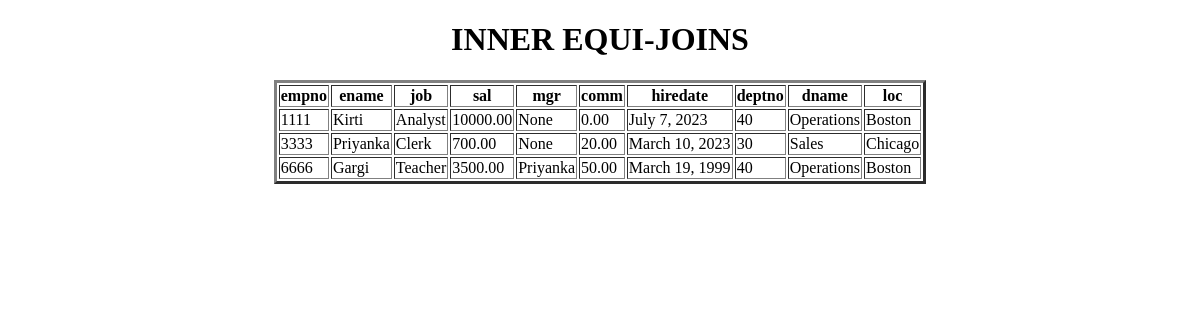
Before: /innerEquijoins/ with the older database file.
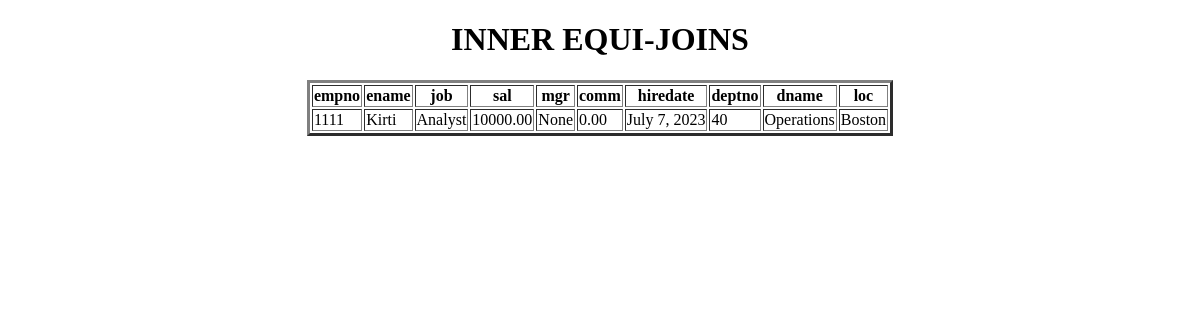
After: the same page with the newer database file.
### app/models.py (models this page shows)
class Emp(models.Model):
    empno=models.IntegerField(primary_key=True)
    ename=models.CharField(max_length=100)
    sal=models.DecimalField(max_digits=10,decimal_places=2)
    mgr=models.ForeignKey('self',on_delete=models.SET_NULL,null=True,blank=True)
    hiredate=models.DateField()
    comm=models.DecimalField(max_digits=10,decimal_places=2,null=True,blank=True)
    deptno=models.ForeignKey(Dept,on_delete=models.CASCADE)
    job=models.CharField(max_length=100)
    def __str__(self):
        return self.ename

class Dept(models.Model):
    deptno=models.IntegerField(primary_key=True)
    dname=models.CharField(max_length=100,unique=True)
    loc=models.CharField(max_length=100)
    def __str__(self):
        return str(self.deptno)

### app/views.py (the view)
# urls.py: path('innerEquijoins/',innerEquijoins,name='innerEquijoins'),
def innerEquijoins(request):
    JDED=Emp.objects.select_related('deptno').all()
    JDED=Emp.objects.select_related('deptno').filter(ename='Kirti')
    JDED=Emp.objects.select_related('deptno').filter(deptno__loc='Dallas')
    JDED=Emp.objects.select_related('deptno').filter(deptno__loc='Chicago',deptno__dname='Sales')
    JDED=Emp.objects.select_related('deptno').filter(Q(deptno='10') | Q(deptno='20'))
    JDED=Emp.objects.select_related('deptno').filter(Q(deptno__dname='Research') | Q(deptno__loc='New York'))
    JDED=Emp.objects.select_related('deptno').filter(Q(ename='Kirti') | Q(deptno__loc='Chicago'))
    JDED=Emp.objects.select_related('deptno').filter(Q(empno='1111') | Q(sal='1000'))
    JDED=Emp.objects.select_related('deptno').filter(sal__gt='700')
    JDED=Emp.objects.select_related('deptno').filter(job__startswith='s')
    JDED=Emp.objects.select_related('deptno').filter(Q(job__startswith='o') | Q(sal__lte='600'))
    JDED=Emp.objects.select_related('deptno').filter(hiredate='2023-07-07')
    JDED=Emp.objects.select_related('deptno').filter(comm='30')
    JDED=Emp.objects.select_related('deptno').filter(deptno__dname='Operations')
    JDED=Emp.objects.select_related('deptno').filter(Q(sal__lte='400') | Q(comm='0'))
    JDED=Emp.objects.select_related('deptno').filter(mgr=None)# no string
    JDED=Emp.objects.select_related('deptno').filter(Q(deptno__dname='Accounting') | Q(sal__gt='600'))
    JDED=Emp.objects.select_related('deptno').filter(Q(hiredate__gt='2024-12-12') | Q(comm__gte='10'))
    JDED=Emp.objects.select_related('deptno').filter(Q(job__startswith='o') | Q(sal__lte='600') |Q(deptno__dname='Accounting'))
    JDED=Emp.objects.select_related('deptno').filter(Q(deptno__dname='Research') | Q(deptno__loc='New York'), ename='Kirti' )
    JDED=Emp.objects.select_related('deptno').filter(Q(deptno='10') | Q(deptno__loc='Dallas'))
    JDED=Emp.objects.select_related('deptno').filter(ename__contains='r')# import Length for contains
    d={'JDED':JDED}
    return render(request,'innerEquijoins.html', d)

### templates/innerEquijoins.html (shortened to what this page needs)
<!DOCTYPE html>
<html lang="en">
<head>
</head>
<body>
    <center>
        <h1> INNER EQUI-JOINS</h1>
        <table border="3px">
           <tr>
            <th>empno</th>
            <th>ename</th>
            <th>job</th>
            <th>sal</th>
            <th>mgr</th>
            <th>comm</th>
            <th>hiredate</th>
            <th>deptno</th>
            <th>dname</th>
            <th>loc</th>
           </tr>
        {% for EDO in JDED %}
            <tr>
                <td>{{ EDO.empno }}</td>
                <td>{{ EDO.ename }}</td>
                <td>{{ EDO.job }}</td>
                <td>{{ EDO.sal }}</td>
                <td>{{ EDO.mgr }}</td>
                <td>{{ EDO.comm }}</td>
                <td>{{ EDO.hiredate }}</td>
                <td>{{ EDO.deptno }}</td>
                <td>{{ EDO.deptno.dname }}</td>
                <td>{{ EDO.deptno.loc }}</td>
            </tr>
        {% endfor %}
        </table>
    </center>
</body>
</html>

Changed rows visible on the page:
removed Emp: empno "3333", ename "Priyanka", job "Clerk", sal "700.00", mgr "None", comm "20.00", hiredate "March 10, 2023", deptno "30", deptno.dname "Sales", deptno.loc "Chicago"
removed Emp: empno "6666", ename "Gargi", job "Teacher", sal "3500.00", mgr "Priyanka", comm "50.00", hiredate "March 19, 1999", deptno "40", deptno.dname "Operations", deptno.loc "Boston"
